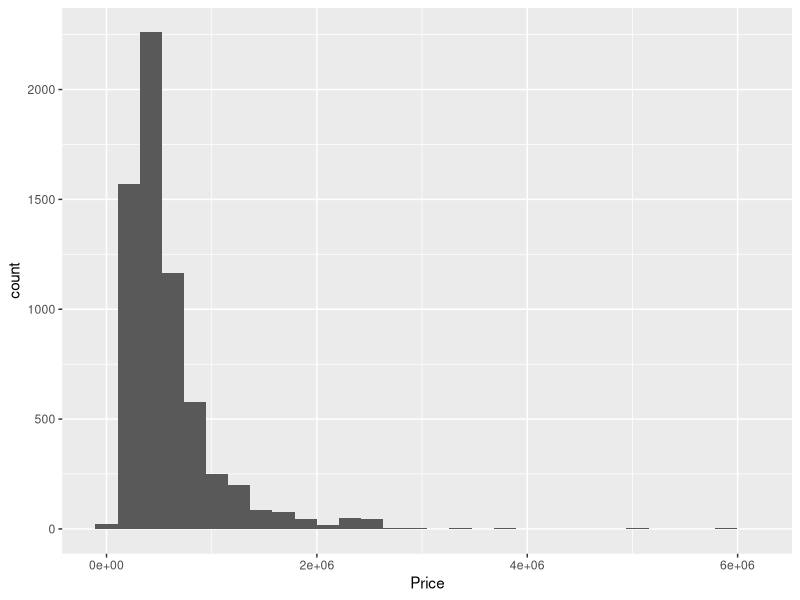
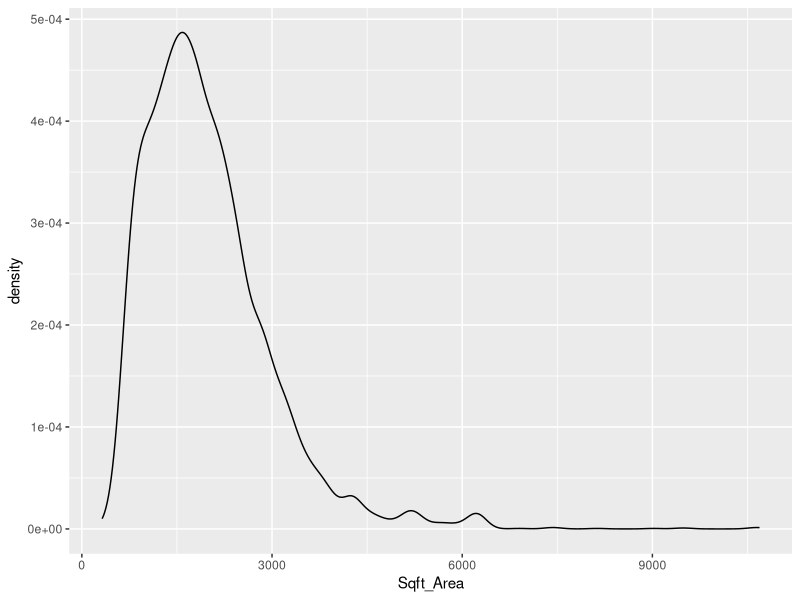
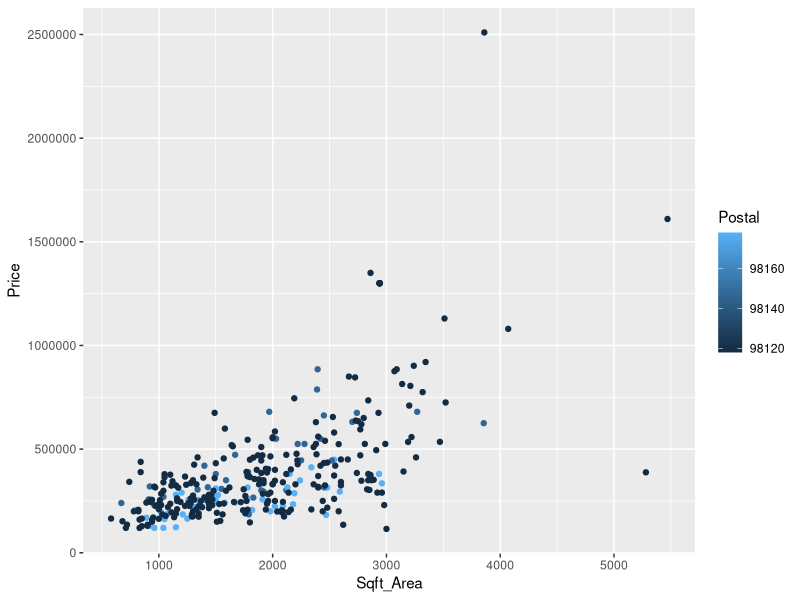
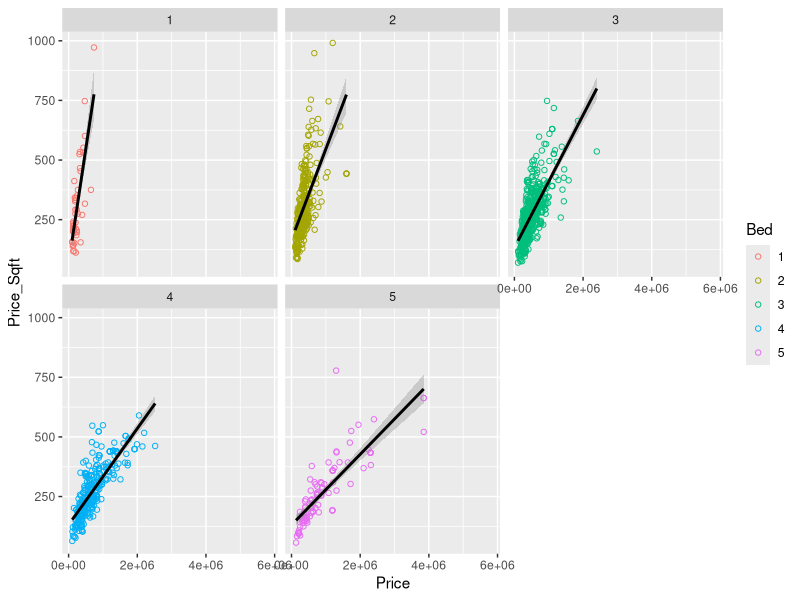
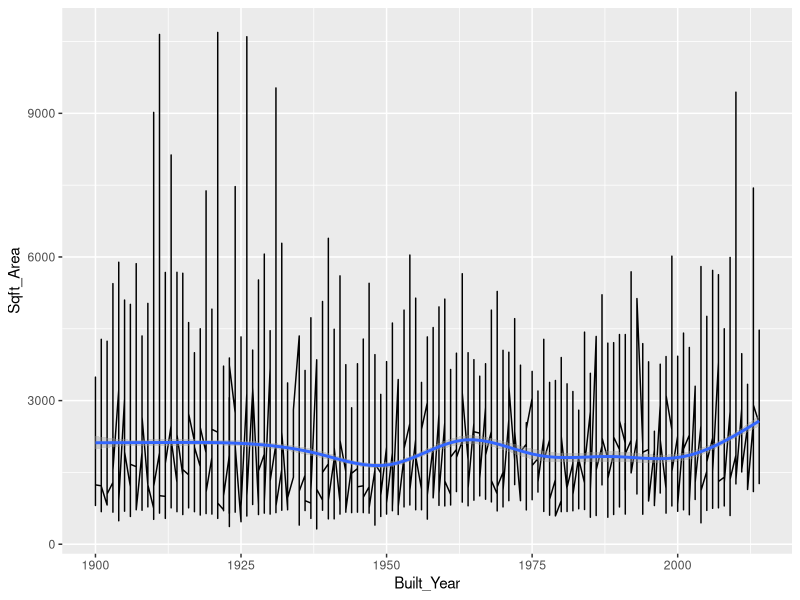

Write R code to recreate these figures, in order.
## ---- chunk 1
knitr::opts_chunk$set(echo = TRUE)
## ---- chunk 2
library(ggplot2)
df <- read.csv("HousePrice.csv")
head(df)
## ---- chunk 3
ggplot(df) +
  geom_histogram(aes(Price))

#the plot is Positively skewed, with a right sided long tail
## ---- chunk 4
ggplot(df)+
  geom_density(aes(Sqft_Area))

#looks very similar to our bar graph
## ---- chunk 5
df_zip <- df[df[,"Postal"]== c(98178,98146, 98118),]

ggplot(df_zip)+
  geom_point(aes(x=Sqft_Area, y=Price, color = Postal))

#not sure why it is giving a warning here
## ---- chunk 6
df_bed <- df[df[,"Bed"]== c(5,4,3,2,1),]

ggplot(df_bed, aes(Price, Price_Sqft, color = Bed))+
  geom_point(shape = 1)+
  geom_smooth(method = lm, color = "black")+
  facet_wrap(~Bed)

#Here we can see that for 1 and 5 bedroom houses, there seems to be a stronger correlation between their total price, and their price per sqft. However, for 2, 3, and 4 bedrooms we see a lower correlation between price and price per square foot. However, we also have fewer datapoints for the 1 and 5 categories, which could be an explaination.
## ---- chunk 7
df_crime <- df[,c("Sqft_Area", "Built_Year")]

ggplot(df_crime, aes(Built_Year, Sqft_Area))+
  geom_line()+
  geom_smooth()

#Here we can see that the average sqft has stayed roughly the same throughout the build years. There is a small dip, followed by a quick rise, in 1950 however. Our regression line seems to be trending upwards.
